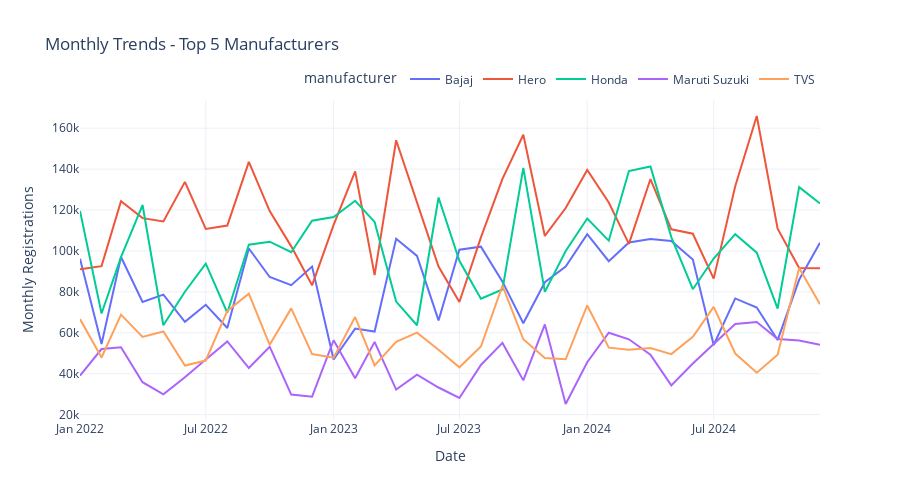

The notebook cell saved with this chart:
### Code cell
top_5_manufacturers = analysis_data.groupby('manufacturer')['registrations'].sum().nlargest(5).index

mfr_trends = analysis_data[analysis_data['manufacturer'].isin(top_5_manufacturers)].groupby(
    ['year', 'month', 'manufacturer']
)['registrations'].sum().reset_index()
mfr_trends['date'] = pd.to_datetime(mfr_trends[['year', 'month']].assign(day=1))

print(f"Top 5 Manufacturers: {', '.join(top_5_manufacturers)}")

# Create manufacturer trends visualization
fig_mfr = px.line(
    mfr_trends,
    x='date',
    y='registrations',
    color='manufacturer',
    title='Monthly Trends - Top 5 Manufacturers',
    labels={'registrations': 'Monthly Registrations', 'date': 'Date'},
    template='plotly_white'
)

fig_mfr.update_layout(
    height=500,
    hovermode='x unified',
    legend=dict(orientation="h", yanchor="bottom", y=1.02, xanchor="right", x=1)
)

fig_mfr.show()
